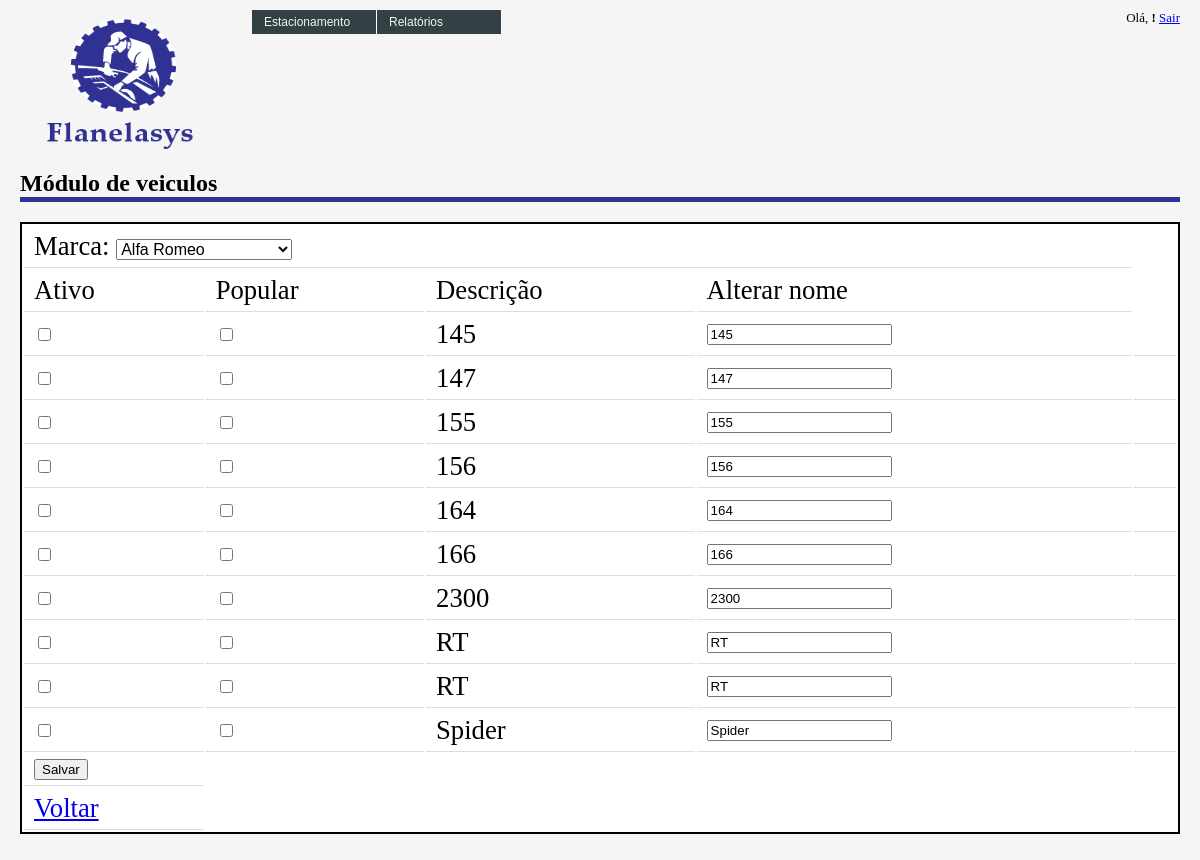
The page /admin/veiculos/cadastrar_veiculo.php?cod_marca=3 on the database its author committed.
### tables this page shows
CREATE TABLE IF NOT EXISTS `fla_modelos` (
  `cod_modelo` int(10) unsigned NOT NULL AUTO_INCREMENT,
  `des_modelo` varchar(50) NOT NULL,
  `cod_marca` int(10) NOT NULL,
  `ind_disponivel` int(1) DEFAULT '1',
  `ind_popular` int(1) DEFAULT '0',
  PRIMARY KEY (`cod_modelo`)
);

### classes/fla_marcas.class.php (called while the page is built, shortened)
<?php
class fla_marcas {
	private $cod_marca;
	public function get_cod_marca() {
		return $this->cod_marca;
	}
	public function buscaMarcas($objMarca) {
		$objConexao = new fla_conexao();
		$SQL = "SELECT
					mar.cod_marca,
					mar.des_marca,
					mar.ind_disponivel,
					mar.ind_popular
				FROM
					fla_marcas mar
				" . $where . " ORDER BY mar.des_marca";
		$rsMarcas = $objConexao->prepare($SQL);
		$rsMarcas->execute() or die ($objConexao->errorInfo());
		$arrMarcas = array();
		$aux = 0;
		while ($marca = $rsMarcas->fetch(PDO::FETCH_ASSOC)) {
			$arrMarcas[$aux]['cod_marca'] = $marca['cod_marca'];
			$arrMarcas[$aux]['des_marca'] = $marca['des_marca'];
			$arrMarcas[$aux]['ind_disponivel'] = $marca['ind_disponivel'];
			$arrMarcas[$aux]['ind_popular'] = $marca['ind_popular'];
			$aux++;
		}
		return $arrMarcas;
	}
}
?>

### classes/fla_modelos.class.php (called while the page is built, shortened)
<?php
class fla_modelos {
	private $cod_modelo;
	private $cod_marca;
	public function set_cod_marca($cod_marca) {
		$this->cod_marca = $cod_marca;
	}
	public function get_cod_modelo() {
		return $this->cod_modelo;
	}
	public function get_cod_marca() {
		return $this->cod_marca;
	}
	public function buscaModelos($objModelos) {
		$objConexao = new fla_conexao();
		$where = " WHERE 1 = 1 ";
		if ($objModelos->get_cod_marca() != "") {
			$where .= " AND cod_marca = " . $objModelos->get_cod_marca();
		}
		$SQL = "SELECT
					cod_modelo,
					des_modelo,
					cod_marca,
					ind_disponivel,
					ind_popular
				FROM
					fla_modelos
				" . $where . "
				ORDER BY des_modelo";
		$rsModelos = $objConexao->prepare($SQL);
		$rsModelos->execute() or die ($objConexao->errorInfo());
		$arrModelos = array();
		$aux = 0;
		while ($modelo = $rsModelos->fetch(PDO::FETCH_ASSOC)) {
			$arrModelos[$aux]['cod_modelo'] = $modelo['cod_modelo'];
			$arrModelos[$aux]['des_modelo'] = $modelo['des_modelo'];
			$arrModelos[$aux]['cod_marca']  = $modelo['cod_marca'];
			$arrModelos[$aux]['ind_disponivel']  = $modelo['ind_disponivel'];
			$arrModelos[$aux]['ind_popular']  = $modelo['ind_popular'];
			$aux++;
		}
		return $arrModelos;
	}
}
?>

### admin/veiculos/cadastrar_veiculo.php (the view, shortened to what this page needs)
<?php
	include_once('../../includes/config.php');
	include_once($path_classes.'fla_modelos.class.php');
	include_once($path_classes.'fla_marcas.class.php');
	$objModelos = new fla_modelos();
	$objMarcas  = new fla_marcas();
	if ($_GET) {
		$cod_marca = $_GET["cod_marca"];
		$objModelos->set_cod_marca($cod_marca);
		$arrModelos = $objModelos->buscaModelos($objModelos);
		$arrMarcas = $objMarcas->buscaMarcas($objMarcas);
	}
?>
<html>
	<head>
		<link href="../../images/style.css" rel="stylesheet" type="text/css" />
		<link href="../images/style.css" rel="stylesheet" type="text/css" />
	</head>
	<body>
		<div class="content">
<?php
			include_once("../../cabecalho.php");
?>
			<div class="data">
				<h1> Módulo de veiculos </h1>
				<form method="POST" action="">
					<table>
						<tr>
							<td colspan="4">
								 Marca:
								 <select name="cod_marca" id="cod_marca">
<?php
									foreach ($arrMarcas as $marca) {
										if ($arrModelos[0]['cod_marca'] == $marca['cod_marca']) {
											echo sprintf('<option selected="selected" value="%s">%s</option>',$marca['cod_marca'],$marca['des_marca']).chr(10);
										} else {
											echo sprintf('<option value="%s">%s</option>',$marca['cod_marca'],$marca['des_marca']).chr(10);
										}
									}
?>
								 </select>
							</td>
						</tr>
						<tr>
							<td> Ativo </td>
							<td> Popular </td>
							<td> Descrição </td>
							<td> Alterar nome </td>
<?php
								for ($i=0; $i < count($arrModelos); $i++) {
									if ($arrModelos[$i]['ind_disponivel'] == '1') {
										$checked_disponivel = "checked";
									} else {
										$checked_disponivel = "";
									}
									if ($arrModelos[$i]['ind_popular'] == '1') {
										$checked_popular = "checked";
									} else {
										$checked_popular = "";
									}
									echo '<tr>'.chr(10);
									echo sprintf('<td><input type="checkbox" value="%s" name="ind_disponivel[]" %s id="ind_disponivel"></td>',$arrModelos[$i]['cod_modelo'],$checked_disponivel).chr(10);
									echo sprintf('<td><input type="checkbox" value="%s" name="ind_popular[]" %s id="ind_popular"></td>',$arrModelos[$i]['cod_modelo'],$checked_popular).chr(10);
									echo '<td>' . $arrModelos[$i]['des_modelo'].'</td>'.chr(10);
									echo sprintf('<td> <input type="text" name="des_modelo_exibicao[]" id="des_modelo_exibicao[]" value="%s"></td>', $arrModelos[$i]['des_modelo']).chr(10);
									echo sprintf('<td> <input type="hidden" name="des_modelo[]" id="des_modelo[]" value="%s:%s"></td>',$arrModelos[$i]['cod_modelo'],$arrModelos[$i]['des_modelo']).chr(10);
									echo '</tr>'.chr(10);
								}
?>
						</tr>
						<tr>
							<td>
								<input type="submit" name="_submit" id="_submit" value="Salvar">
							</td>
						</tr>
						<tr>
							<td>
								<a href="index.php"> Voltar </a>
							</td>
						</tr>
					</table>
				</form>
			</div>
		</div>
	</body>
</html>

### images/style.css (style rules this page uses)
body { font-family:tahoma; padding:0px; margin:0px; background:#f5f5f5; }
div.content { padding:10px 20px; }
div.content h1 { font-size:18pt; border-bottom:5px solid #2F3193; padding:0px; margin:10px 0px 20px; width:100%; }
div.content div.data table { border:2px solid #000; background:#fff; width:100%; }
div.content div.data table td { font-size:20pt; padding:5px 10px; border-bottom:1px solid #ddd; text-align: left; }
select { font-size: 12pt; }

### rows shown on the page
fla_modelos: des_modelo "145"
fla_modelos: des_modelo "147"
fla_modelos: des_modelo "155"
fla_modelos: des_modelo "156"
fla_modelos: des_modelo "164"
fla_modelos: des_modelo "166"
fla_modelos: des_modelo "2300"
fla_modelos: des_modelo "RT"
fla_modelos: des_modelo "RT"
fla_modelos: des_modelo "Spider"

### other values the page prints
form field cod_marca "Alfa Romeo"
